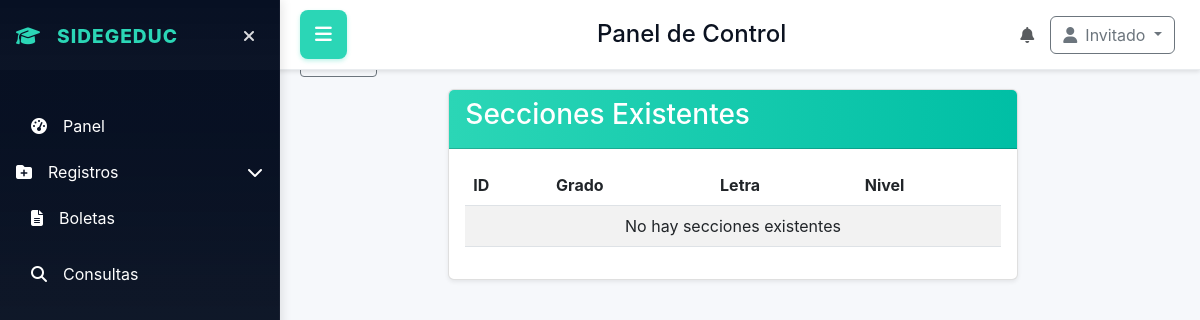
The app's page /consultas/secciones, older data.
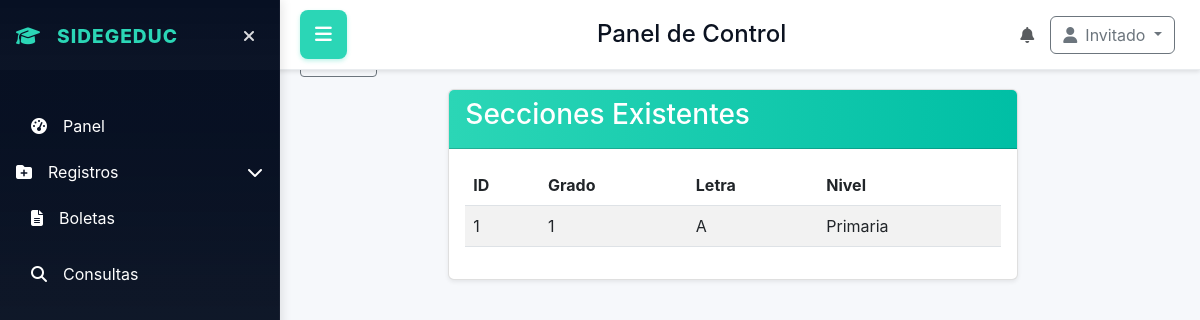
The same page, newer data.
### database/models.py (models this page shows)
class Secciones(db.Model):
    __tablename__ = 'secciones'
    id_seccion = db.Column(db.Integer, primary_key=True)
    id_letra_seccion = db.Column(db.Integer, db.ForeignKey('letra_seccion.id_letra_seccion'))
    id_grado = db.Column(db.Integer, db.ForeignKey('grados.id_grado'))
    id_nivel = db.Column(db.Integer, db.ForeignKey('niveles.id_nivel'))

class Grados(db.Model):
    __tablename__ = 'grados'
    id_grado = db.Column(db.Integer, primary_key=True)
    numero_grado = db.Column(db.Integer, unique=True, nullable=False)

class LetraSeccion(db.Model):
    __tablename__ = 'letra_seccion'
    id_letra_seccion = db.Column(db.Integer, primary_key=True)
    letra = db.Column(db.String(1), unique=True, nullable=False)

class Niveles(db.Model):
    __tablename__ = 'niveles'
    id_nivel = db.Column(db.Integer, primary_key=True)
    nombre_nivel = db.Column(db.String(50), unique=True, nullable=False)

### app.py (the view)
@app.route('/consultas/secciones')
def consultas_secciones():
    return manejar_la_vista_de.consultas_secciones()

### app.py (called while the page is built, shortened)
@event.listens_for(Engine, "connect")
def set_sqlite_pragma(dbapi_connection, connection_record):
    if app.config['SQLALCHEMY_DATABASE_URI'].startswith("sqlite"):
        cursor = dbapi_connection.cursor()
        cursor.execute("PRAGMA foreign_keys=ON")
        cursor.close()

@app.context_processor
def inject_user_context():
    try:
        ctx = get_user_context(session)
    except Exception:
        ctx = {}
    return {
        'is_creator': ctx.get('is_creator', False),
        'developer_priv': ctx.get('developer_priv', False),
        'role_name': ctx.get('role_name'),
        'role_desc': ctx.get('role_desc'),
        'status': ctx.get('status'),
        'usuario': ctx.get('user')
    }

### utils/permissions.py (called while the page is built, shortened)
def get_user_context(session): #esto es la funcion que se reutiliza  para obtener el contexto del usuario desde la sesión
    user = None
    developer_priv = False
    current_user_id = None
    role_name = None
    role_desc = None
    status = None
    is_creator = False
    return {
        'user': user,
        'developer_priv': developer_priv,
        'current_user_id': current_user_id,
        'role_name': role_name,
        'role_desc': role_desc,
        'status': status,
        'is_creator': is_creator
    }

### utils/view_handlers.py (called while the page is built)
def compute_role_counts(ctx):
    try:
        if ctx.get('is_creator'):
            roles_count = Roles.query.count()
            users_q = db.session.query(Roles.nombre_rol, func.count(Usuarios.id_user)).join(Usuarios, Usuarios.id_rol == Roles.id_rol).group_by(Roles.id_rol).all()
        else:
            roles_count = Roles.query.filter(func.lower(func.trim(Roles.nombre_rol)) != 'creador').count()
            users_q = db.session.query(Roles.nombre_rol, func.count(Usuarios.id_user)).join(Usuarios, Usuarios.id_rol == Roles.id_rol).filter(func.lower(func.trim(Roles.nombre_rol)) != 'creador').group_by(Roles.id_rol).all()
        users_by_role = [{'role': r or 'Sin nombre', 'count': int(c)} for r, c in users_q]
    except Exception:
        roles_count = 0
        users_by_role = []
    return roles_count, users_by_role

### templates/home_panel/struct.html (shortened to what this page needs)
<!DOCTYPE html>
<html lang="en">
<head>
    <link href="https://cdn.jsdelivr.net/npm/bootstrap@5.3.0/dist/css/bootstrap.min.css" rel="stylesheet">
    <link rel="stylesheet" href="https://cdnjs.cloudflare.com/ajax/libs/font-awesome/6.4.0/css/all.min.css">
    <link rel="stylesheet" href="{{ url_for('static', filename='home_panel/home_panel.css') }}">
    <link rel="stylesheet" href="https://cdn.jsdelivr.net/npm/flatpickr/dist/themes/material_blue.css">
</head>
<body>
    <div class="app-layout">
        <aside class="sidebar" id="sidebar">
            <div class="p-3">
                <div class="d-flex align-items-center mb-3">
                    <div class="logo">
                        <i class="fas fa-graduation-cap me-2"></i>
                        SIDEGEDUC
                    </div>
                    <button id="sidebar-toggle" class="sidebar-toggle" aria-label="Ocultar sidebar">
                        <i class="fas fa-times"></i>
                    </button>
                </div>
            </div>
            <nav class="p-3 flex-grow-1">
                <ul class="nav flex-column">
                    <li class="nav-item mb-2">
                        <a class="nav-link" href="{{ url_for('dashboard') }}">
                            <i class="fas fa-tachometer-alt me-3"></i>
                            <span>Panel</span>
                        </a>
                    </li>
                    <li class="nav-item mb-2">
                        <button class="nav-link btn btn-link text-start p-0 w-100" data-bs-toggle="collapse" data-bs-target="#registrosSub" aria-expanded="false">
                            <i class="fas fa-folder-plus me-3"></i>
                            <span>Registros</span>
                            <i class="fas fa-chevron-down ms-auto"></i>
                        </button>
                    </li>
                    <li class="nav-item mb-2">
                        <a class="nav-link" href="{{ url_for('boleta') }}">
                            <i class="fas fa-file-alt me-3"></i>
                            <span>Boletas</span>
                        </a>
                    </li>
                    <li class="nav-item mb-2">
                        <a class="nav-link" href="{{ url_for('consultas') }}">
                            <i class="fas fa-search me-3"></i>
                            <span>Consultas</span>
                        </a>
                    </li>
                </ul>
            </nav>
        </aside>
        <header class="topbar">
            <button id="menu-toggle" class="menu-toggle">
                <i class="fas fa-bars"></i>
            </button>
            <div class="d-flex align-items-center">
                <h1 class="h4 mb-0 ms-3">Panel de Control</h1>
            </div>
            <div class="d-flex align-items-center">
                <div class="me-3">
                    <i class="fas fa-bell text-muted"></i>
                </div>
                <div class="dropdown">
                    <button class="btn btn-outline-secondary dropdown-toggle" type="button" data-bs-toggle="dropdown">
                        <i class="fas fa-user me-2"></i>{{ usuario if usuario else 'Invitado' }}
                    </button>
                </div>
            </div>
        </header>
        <main class="content">
            {% if content_template %}
                {% include content_template %}
            {% endif %}
        </main>
    </div>
</body>
</html>

### templates/home_panel/developer_secciones_existentes.html
<div class="container mt-4">
    <div style="margin-bottom:12px">
        <a href="{{ url_for('consultas_secciones') }}" class="btn btn-sm btn-outline-secondary">← Volver</a>
    </div>
    <div class="row justify-content-center">
        <div class="col-md-8">
            <div class="card">
                <div class="card-header">
                    <h3 class="card-title">Secciones Existentes</h3>
                </div>
                <div class="card-body">
                    <table class="table table-striped">
                        <thead>
                            <tr>
                                <th>ID</th>
                                <th>Grado</th>
                                <th>Letra</th>
                                <th>Nivel</th>
                            </tr>
                        </thead>
                        <tbody>
                            {% for s in secciones %}
                                <tr>
                                    <td>{{ s.id_seccion }}</td>
                                    <td>{{ s.numero_grado or 'N/A' }}</td>
                                    <td>{{ s.letra or 'N/A' }}</td>
                                    <td>{{ s.nombre_nivel or 'N/A' }}</td>
                                </tr>
                            {% else %}
                                <tr>
                                    <td colspan="4" class="text-center">No hay secciones existentes</td>
                                </tr>
                            {% endfor %}
                        </tbody>
                    </table>
                </div>
            </div>
        </div>
    </div>
</div>

### static/home_panel/home_panel.css (style rules this page uses)
:root { --panel-bg:#ffffff; --muted:#9aa4ad; --accent-1:#06a77d; --accent-2:#0b5f47; --glass:#f6fbfa; --card-border:#e9f4f2; --sidebar-start:#071023; --sidebar-end:#0f1724cc; --accent:#2bd6b6; --accent2:#00bfa5; --bg:#f6f8fb; }
.row { display:flex;gap:14px }
body { margin:0;font-family:Inter,system-ui,Arial;background:linear-gradient(180deg,#071023 0%, #071023 12%, #071023 12%, #f6f8fb 100%);color:#0b1220 }
.sidebar { width: 280px; background: linear-gradient(180deg,var(--sidebar-start),var(--sidebar-end)); color:#fff; padding:0; display:flex; flex-direction:column; border-right:1px solid rgba(255,255,255,0.04); transition: transform 0.3s cubic-bezier(.2,.9,.2,1); position: fixed; height: 100vh; overflow-y: auto; z-index: 1050; top: 0; left: 0; box-shadow: 2px 0 10px rgba(0,0,0,0.1); }
.logo { font-weight:800;font-size:1.2rem;letter-spacing:1px;color:var(--accent);display:flex;align-items:center;gap:8px }
.sidebar-toggle { background:transparent;border:none;color:rgba(255,255,255,0.85);padding:8px;border-radius:8px;cursor:pointer;margin-left:auto;transition: all 0.2s }
.nav-link { color: white !important;text-decoration: none;padding: 10px 15px;border-radius: 8px;margin-bottom: 4px;display: flex;align-items: center;width: 100%;transition: all .22s cubic-bezier(.2,.9,.2,1) }
.nav-link.btn-link { color: white !important;border: none;background: transparent;padding: 10px 15px }
.content { margin-left: 280px;padding:22px 22px 22px 8px;background: var(--bg); min-height: 100vh; transition: margin-left 0.3s cubic-bezier(.2,.9,.2,1); }
.content .card { margin-left:0 }
.topbar { background: white; padding: 15px 25px 15px 300px; border-bottom: 1px solid #e9ecef; box-shadow: 0 2px 4px rgba(0,0,0,0.1); display: flex; justify-content: space-between; align-items: center; transition: margin-left 0.3s cubic-bezier(.2,.9,.2,1); position: fixed; top: 0; right: 0; left: 0; z-index: 1030; height: 70px; }
.menu-toggle { background: var(--accent); border: none; color: white; padding: 10px 15px; border-radius: 8px; cursor: pointer; font-size: 1.2rem; transition: all 0.2s; box-shadow: 0 2px 4px rgba(43,214,182,0.3); }
.card { box-shadow: 0 0.125rem 0.25rem rgba(0, 0, 0, 0.075) !important; border: 1px solid rgba(0, 0, 0, 0.125); }
.card-header { background: linear-gradient(90deg, var(--accent), var(--accent2)) !important; color: white !important; }

Row changes from the older to the newer data that the page shows:
added Secciones: id_seccion "1", numero_grado "1", letra "A", nombre_nivel "Primaria"
Text that changed along with them:
text no longer shown: "No hay secciones existentes"
